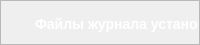
        <widget class="QFrame" name="frame_Clearinstallationlogfiles">
         <property name="minimumSize">
          <size>
           <width>0</width>
           <height>45</height>
          </size>
         </property>
         <property name="maximumSize">
          <size>
           <width>16777215</width>
           <height>40</height>
          </size>
         </property>
         <property name="styleSheet">
          <string notr="true">
/* styles.qss */

#frame_Clearinstallationlogfiles {
    background-color: #161A1E;
    border-radius: 15px; /* Установите значение по вашему усмотрению для достижения овальной формы */
}
</string>
         </property>
         <property name="frameShape">
          <enum>QFrame::StyledPanel</enum>
         </property>
         <property name="frameShadow">
          <enum>QFrame::Raised</enum>
         </property>
         <layout class="QHBoxLayout" name="horizontalLayout_4">
          <property name="spacing">
           <number>0</number>
          </property>
          <property name="leftMargin">
           <number>0</number>
          </property>
          <property name="topMargin">
           <number>0</number>
          </property>
          <property name="rightMargin">
           <number>0</number>
          </property>
          <property name="bottomMargin">
           <number>0</number>
          </property>
          <item>
           <widget class="QFrame" name="frame_3">
            <property name="styleSheet">
             <string notr="true">background-color: transparent;</string>
            </property>
            <property name="frameShape">
             <enum>QFrame::StyledPanel</enum>
            </property>
            <property name="frameShadow">
             <enum>QFrame::Raised</enum>
            </property>
            <widget class="QPushButton" name="pushClearinstallationlogfiles">
             <property name="geometry">
              <rect>
               <x>850</x>
               <y>0</y>
               <width>91</width>
               <height>31</height>
              </rect>
             </property>
             <property name="minimumSize">
              <size>
               <width>91</width>
               <height>31</height>
              </size>
             </property>
             <property name="maximumSize">
              <size>
               <width>91</width>
               <height>31</height>
              </size>
             </property>
             <property name="styleSheet">
              <string notr="true">/* styles.qss */

QPushButton {
    background-color: #161A1E;
    border-radius: 15px;
    color: white; /* Установите цвет текста */
    font-size: 11px; /* Установите размер шрифта */
    padding: 10px 20px; /* Установите отступы */
    border: 1px solid white; /* Уменьшаем толщину обводки до 1 пикселя */
}

QPushButton:hover {
    background-color: #2C3236;
    transition: background-color 0.3s ease;
}
</string>
             </property>
             <property name="text">
              <string>Очистка</string>
             </property>
            </widget>
            <widget class="QLabel" name="labelClearinstallationlogfiles">
             <property name="geometry">
              <rect>
               <x>750</x>
               <y>10</y>
               <width>81</width>
               <height>30</height>
              </rect>
             </property>
             <property name="sizePolicy">
              <sizepolicy hsizetype="Preferred" vsizetype="Preferred">
               <horstretch>70</horstretch>
               <verstretch>30</verstretch>
              </sizepolicy>
             </property>
             <property name="minimumSize">
              <size>
               <width>70</width>
               <height>30</height>
              </size>
             </property>
             <property name="styleSheet">
              <string notr="true">color: white; /* Установите цвет текста в белый */
font-size: 14px; /* Установите размер шрифта в 14 пикселей */
font-family: &quot;Times New Roman&quot;; /* Установите тип шрифта по вашему выбору */
font-weight: bold; /* Установите жирность шрифта (если нужно) */
margin-top: 5px; /* Опустить текст на 10 пикселей вниз */</string>
             </property>
             <property name="text">
              <string/>
             </property>
            </widget>
            <widget class="QLabel" name="labelTextClearinstallationlogfiles">
             <property name="geometry">
              <rect>
               <x>30</x>
               <y>10</y>
               <width>181</width>
               <height>21</height>
              </rect>
             </property>
             <property name="styleSheet">
              <string notr="true">/* styles.qss */

QLabel {
    color: white; /* Установите цвет текста в белый */
    font-size: 14px; /* Установите размер шрифта в 14 пикселей */
    font-family: &quot;Times New Roman&quot;; /* Установите тип шрифта по вашему выбору */
    font-weight: bold; /* Установите жирность шрифта (если нужно) */
    margin-top: 5px; /* Опустить текст на 10 пикселей вниз */
}
</string>
             </property>
             <property name="text">
              <string>Файлы журнала установок</string>
             </property>
            </widget>
           </widget>
          </item>
         </layout>
        </widget>
